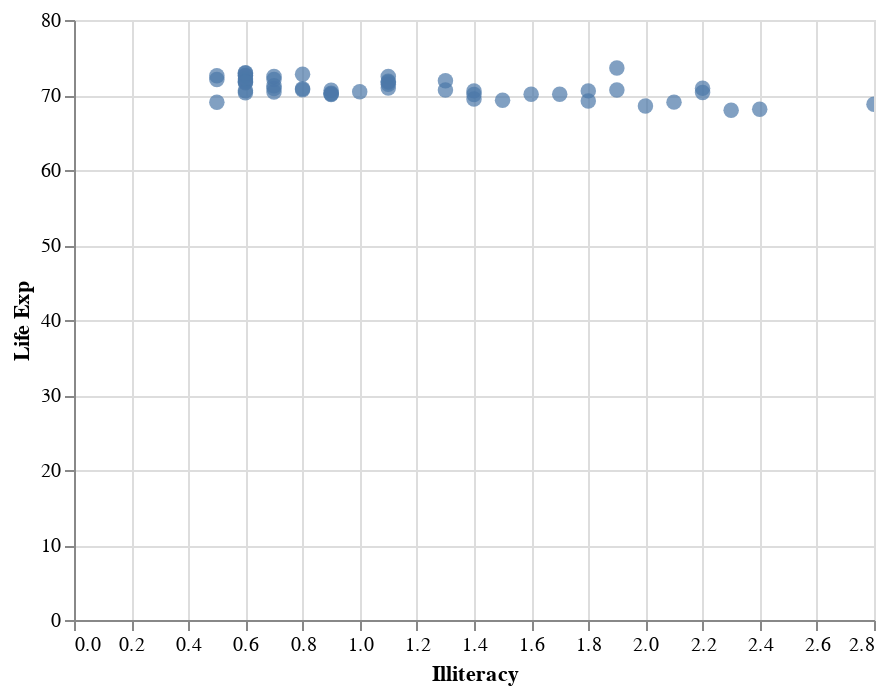

This figure's notebook cell:
### Markdown cell above
### Visualizations

### Code cell
# Visualize statistical test result using Franconceri recommendations
# Scatterplot
alt.Chart(data).mark_circle(size=60).encode(
    x='Illiteracy',
    y='Life Exp',
    tooltip=['Illiteracy', 'Life Exp']
).interactive()

# WBN: Add state name to tooltip

### Figure 1 — Vega-Lite specification as saved in the notebook (floating-point values rounded to 4 significant figures)
{"config": {"view": {"continuousWidth": 400, "continuousHeight": 300}}, "data": {"name": "data-2ba29d77fb3ff30b0ea3bd964eaa4d91"}, "mark": {"type": "circle", "size": 60}, "encoding": {"tooltip": [{"field": "Illiteracy", "type": "quantitative"}, {"field": "Life Exp", "type": "quantitative"}], "x": {"field": "Illiteracy", "type": "quantitative"}, "y": {"field": "Life Exp", "type": "quantitative"}}, "selection": {"selector005": {"type": "interval", "bind": "scales", "encodings": ["x", "y"]}}, "$schema": "https://vega.github.io/schema/vega-lite/v4.17.0.json", "datasets": {"data-2ba29d77fb3ff30b0ea3bd964eaa4d91": [{"Unnamed: 0": "Alabama", "Population": 3615, "Income": 3624, "Illiteracy": 2.1, "Life Exp": 69.05, "Murder": 15.1, "HS Grad": 41.3, "Frost": 20, "Area": 50708}, {"Unnamed: 0": "Alaska", "Population": 365, "Income": 6315, "Illiteracy": 1.5, "Life Exp": 69.31, "Murder": 11.3, "HS Grad": 66.7, "Frost": 152, "Area": 566432}, {"Unnamed: 0": "Arizona", "Population": 2212, "Income": 4530, "Illiteracy": 1.8, "Life Exp": 70.55, "Murder": 7.8, "HS Grad": 58.1, "Frost": 15, "Area": 113417}, {"Unnamed: 0": "Arkansas", "Population": 2110, "Income": 3378, "Illiteracy": 1.9, "Life Exp": 70.66, "Murder": 10.1, "HS Grad": 39.9, "Frost": 65, "Area": 51945}, {"Unnamed: 0": "California", "Population": 21198, "Income": 5114, "Illiteracy": 1.1, "Life Exp": 71.71, "Murder": 10.3, "HS Grad": 62.6, "Frost": 20, "Area": 156361}, {"Unnamed: 0": "Colorado", "Population": 2541, "Income": 4884, "Illiteracy": 0.7, "Life Exp": 72.06, "Murder": 6.8, "HS Grad": 63.9, "Frost": 166, "Area": 103766}, {"Unnamed: 0": "Connecticut", "Population": 3100, "Income": 5348, "Illiteracy": 1.1, "Life Exp": 72.48, "Murder": 3.1, "HS Grad": 56.0, "Frost": 139, "Area": 4862}, {"Unnamed: 0": "Delaware", "Population": 579, "Income": 4809, "Illiteracy": 0.9, "Life Exp": 70.06, "Murder": 6.2, "HS Grad": 54.6, "Frost": 103, "Area": 1982}, {"Unnamed: 0": "Florida", "Population": 8277, "Income": 4815, "Illiteracy": 1.3, "Life Exp": 70.66, "Murder": 10.7, "HS Grad": 52.6, "Frost": 11, "Area": 54090}, {"Unnamed: 0": "Georgia", "Population": 4931, "Income": 4091, "Illiteracy": 2.0, "Life Exp": 68.54, "Murder": 13.9, "HS Grad": 40.6, "Frost": 60, "Area": 58073}, {"Unnamed: 0": "Hawaii", "Population": 868, "Income": 4963, "Illiteracy": 1.9, "Life Exp": 73.6, "Murder": 6.2, "HS Grad": 61.9, "Frost": 0, "Area": 6425}, {"Unnamed: 0": "Idaho", "Population": 813, "Income": 4119, "Illiteracy": 0.6, "Life Exp": 71.87, "Murder": 5.3, "HS Grad": 59.5, "Frost": 126, "Area": 82677}, {"Unnamed: 0": "Illinois", "Population": 11197, "Income": 5107, "Illiteracy": 0.9, "Life Exp": 70.14, "Murder": 10.3, "HS Grad": 52.6, "Frost": 127, "Area": 55748}, {"Unnamed: 0": "Indiana", "Population": 5313, "Income": 4458, "Illiteracy": 0.7, "Life Exp": 70.88, "Murder": 7.1, "HS Grad": 52.9, "Frost": 122, "Area": 36097}, {"Unnamed: 0": "Iowa", "Population": 2861, "Income": 4628, "Illiteracy": 0.5, "Life Exp": 72.56, "Murder": 2.3, "HS Grad": 59.0, "Frost": 140, "Area": 55941}, {"Unnamed: 0": "Kansas", "Population": 2280, "Income": 4669, "Illiteracy": 0.6, "Life Exp": 72.58, "Murder": 4.5, "HS Grad": 59.9, "Frost": 114, "Area": 81787}, {"Unnamed: 0": "Kentucky", "Population": 3387, "Income": 3712, "Illiteracy": 1.6, "Life Exp": 70.1, "Murder": 10.6, "HS Grad": 38.5, "Frost": 95, "Area": 39650}, {"Unnamed: 0": "Louisiana", "Population": 3806, "Income": 3545, "Illiteracy": 2.8, "Life Exp": 68.76, "Murder": 13.2, "HS Grad": 42.2, "Frost": 12, "Area": 44930}, {"Unnamed: 0": "Maine", "Population": 1058, "Income": 3694, "Illiteracy": 0.7, "Life Exp": 70.39, "Murder": 2.7, "HS Grad": 54.7, "Frost": 161, "Area": 30920}, {"Unnamed: 0": "Maryland", "Population": 4122, "Income": 5299, "Illiteracy": 0.9, "Life Exp": 70.22, "Murder": 8.5, "HS Grad": 52.3, "Frost": 101, "Area": 9891}, {"Unnamed: 0": "Massachusetts", "Population": 5814, "Income": 4755, "Illiteracy": 1.1, "Life Exp": 71.83, "Murder": 3.3, "HS Grad": 58.5, "Frost": 103, "Area": 7826}, {"Unnamed: 0": "Michigan", "Population": 9111, "Income": 4751, "Illiteracy": 0.9, "Life Exp": 70.63, "Murder": 11.1, "HS Grad": 52.8, "Frost": 125, "Area": 56817}, {"Unnamed: 0": "Minnesota", "Population": 3921, "Income": 4675, "Illiteracy": 0.6, "Life Exp": 72.96, "Murder": 2.3, "HS Grad": 57.6, "Frost": 160, "Area": 79289}, {"Unnamed: 0": "Mississippi", "Population": 2341, "Income": 3098, "Illiteracy": 2.4, "Life Exp": 68.09, "Murder": 12.5, "HS Grad": 41.0, "Frost": 50, "Area": 47296}, {"Unnamed: 0": "Missouri", "Population": 4767, "Income": 4254, "Illiteracy": 0.8, "Life Exp": 70.69, "Murder": 9.3, "HS Grad": 48.8, "Frost": 108, "Area": 68995}, {"Unnamed: 0": "Montana", "Population": 746, "Income": 4347, "Illiteracy": 0.6, "Life Exp": 70.56, "Murder": 5.0, "HS Grad": 59.2, "Frost": 155, "Area": 145587}, {"Unnamed: 0": "Nebraska", "Population": 1544, "Income": 4508, "Illiteracy": 0.6, "Life Exp": 72.6, "Murder": 2.9, "HS Grad": 59.3, "Frost": 139, "Area": 76483}, {"Unnamed: 0": "Nevada", "Population": 590, "Income": 5149, "Illiteracy": 0.5, "Life Exp": 69.03, "Murder": 11.5, "HS Grad": 65.2, "Frost": 188, "Area": 109889}, {"Unnamed: 0": "New Hampshire", "Population": 812, "Income": 4281, "Illiteracy": 0.7, "Life Exp": 71.23, "Murder": 3.3, "HS Grad": 57.6, "Frost": 174, "Area": 9027}, {"Unnamed: 0": "New Jersey", "Population": 7333, "Income": 5237, "Illiteracy": 1.1, "Life Exp": 70.93, "Murder": 5.2, "HS Grad": 52.5, "Frost": 115, "Area": 7521}, {"Unnamed: 0": "New Mexico", "Population": 1144, "Income": 3601, "Illiteracy": 2.2, "Life Exp": 70.32, "Murder": 9.7, "HS Grad": 55.2, "Frost": 120, "Area": 121412}, {"Unnamed: 0": "New York", "Population": 18076, "Income": 4903, "Illiteracy": 1.4, "Life Exp": 70.55, "Murder": 10.9, "HS Grad": 52.7, "Frost": 82, "Area": 47831}, {"Unnamed: 0": "North Carolina", "Population": 5441, "Income": 3875, "Illiteracy": 1.8, "Life Exp": 69.21, "Murder": 11.1, "HS Grad": 38.5, "Frost": 80, "Area": 48798}, {"Unnamed: 0": "North Dakota", "Population": 637, "Income": 5087, "Illiteracy": 0.8, "Life Exp": 72.78, "Murder": 1.4, "HS Grad": 50.3, "Frost": 186, "Area": 69273}, {"Unnamed: 0": "Ohio", "Population": 10735, "Income": 4561, "Illiteracy": 0.8, "Life Exp": 70.82, "Murder": 7.4, "HS Grad": 53.2, "Frost": 124, "Area": 40975}, {"Unnamed: 0": "Oklahoma", "Population": 2715, "Income": 3983, "Illiteracy": 1.1, "Life Exp": 71.42, "Murder": 6.4, "HS Grad": 51.6, "Frost": 82, "Area": 68782}, {"Unnamed: 0": "Oregon", "Population": 2284, "Income": 4660, "Illiteracy": 0.6, "Life Exp": 72.13, "Murder": 4.2, "HS Grad": 60.0, "Frost": 44, "Area": 96184}, {"Unnamed: 0": "Pennsylvania", "Population": 11860, "Income": 4449, "Illiteracy": 1.0, "Life Exp": 70.43, "Murder": 6.1, "HS Grad": 50.2, "Frost": 126, "Area": 44966}, {"Unnamed: 0": "Rhode Island", "Population": 931, "Income": 4558, "Illiteracy": 1.3, "Life Exp": 71.9, "Murder": 2.4, "HS Grad": 46.4, "Frost": 127, "Area": 1049}, {"Unnamed: 0": "South Carolina", "Population": 2816, "Income": 3635, "Illiteracy": 2.3, "Life Exp": 67.96, "Murder": 11.6, "HS Grad": 37.8, "Frost": 65, "Area": 30225}, {"Unnamed: 0": "South Dakota", "Population": 681, "Income": 4167, "Illiteracy": 0.5, "Life Exp": 72.08, "Murder": 1.7, "HS Grad": 53.3, "Frost": 172, "Area": 75955}, {"Unnamed: 0": "Tennessee", "Population": 4173, "Income": 3821, "Illiteracy": 1.7, "Life Exp": 70.11, "Murder": 11.0, "HS Grad": 41.8, "Frost": 70, "Area": 41328}, {"Unnamed: 0": "Texas", "Population": 12237, "Income": 4188, "Illiteracy": 2.2, "Life Exp": 70.9, "Murder": 12.2, "HS Grad": 47.4, "Frost": 35, "Area": 262134}, {"Unnamed: 0": "Utah", "Population": 1203, "Income": 4022, "Illiteracy": 0.6, "Life Exp": 72.9, "Murder": 4.5, "HS Grad": 67.3, "Frost": 137, "Area": 82096}, {"Unnamed: 0": "Vermont", "Population": 472, "Income": 3907, "Illiteracy": 0.6, "Life Exp": 71.64, "Murder": 5.5, "HS Grad": 57.1, "Frost": 168, "Area": 9267}, {"Unnamed: 0": "Virginia", "Population": 4981, "Income": 4701, "Illiteracy": 1.4, "Life Exp": 70.08, "Murder": 9.5, "HS Grad": 47.8, "Frost": 85, "Area": 39780}, {"Unnamed: 0": "Washington", "Population": 3559, "Income": 4864, "Illiteracy": 0.6, "Life Exp": 71.72, "Murder": 4.3, "HS Grad": 63.5, "Frost": 32, "Area": 66570}, {"Unnamed: 0": "West Virginia", "Population": 1799, "Income": 3617, "Illiteracy": 1.4, "Life Exp": 69.48, "Murder": 6.7, "HS Grad": 41.6, "Frost": 100, "Area": 24070}, {"Unnamed: 0": "Wisconsin", "Population": 4589, "Income": 4468, "Illiteracy": 0.7, "Life Exp": 72.48, "Murder": 3.0, "HS Grad": 54.5, "Frost": 149, "Area": 54464}, {"Unnamed: 0": "Wyoming", "Population": 376, "Income": 4566, "Illiteracy": 0.6, "Life Exp": 70.29, "Murder": 6.9, "HS Grad": 62.9, "Frost": 173, "Area": 97203}]}}
